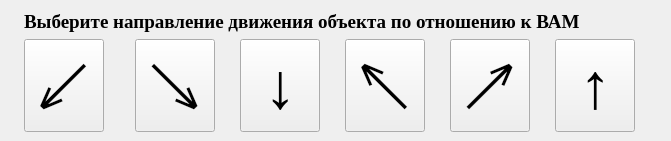
     <widget class="QWidget" name="tab">
      <attribute name="title">
       <string>Напр.</string>
      </attribute>
      <widget class="QWidget" name="">
       <property name="geometry">
        <rect>
         <x>11</x>
         <y>11</y>
         <width>651</width>
         <height>121</height>
        </rect>
       </property>
       <layout class="QGridLayout" name="gridLayout_18">
        <item row="0" column="0" colspan="6">
         <widget class="QLabel" name="label">
          <property name="font">
           <font>
            <family>Times New Roman</family>
            <pointsize>14</pointsize>
            <weight>75</weight>
            <bold>true</bold>
           </font>
          </property>
          <property name="text">
           <string>Выберите направление движения объекта по отношению к ВАМ</string>
          </property>
         </widget>
        </item>
        <item row="1" column="0">
         <widget class="QPushButton" name="pushButton_1">
          <property name="enabled">
           <bool>true</bool>
          </property>
          <property name="sizePolicy">
           <sizepolicy hsizetype="Fixed" vsizetype="Expanding">
            <horstretch>7</horstretch>
            <verstretch>0</verstretch>
           </sizepolicy>
          </property>
          <property name="font">
           <font>
            <pointsize>48</pointsize>
           </font>
          </property>
          <property name="whatsThis">
           <string>&lt;html&gt;&lt;head/&gt;&lt;body&gt;&lt;p&gt;1233&lt;/p&gt;&lt;/body&gt;&lt;/html&gt;</string>
          </property>
          <property name="text">
           <string>↙</string>
          </property>
          <property name="checkable">
           <bool>false</bool>
          </property>
         </widget>
        </item>
        <item row="1" column="1">
         <widget class="QPushButton" name="pushButton_2">
          <property name="enabled">
           <bool>true</bool>
          </property>
          <property name="sizePolicy">
           <sizepolicy hsizetype="Fixed" vsizetype="Expanding">
            <horstretch>7</horstretch>
            <verstretch>0</verstretch>
           </sizepolicy>
          </property>
          <property name="font">
           <font>
            <pointsize>48</pointsize>
           </font>
          </property>
          <property name="text">
           <string>↘</string>
          </property>
          <property name="checkable">
           <bool>false</bool>
          </property>
         </widget>
        </item>
        <item row="1" column="2">
         <widget class="QPushButton" name="pushButton_3">
          <property name="enabled">
           <bool>true</bool>
          </property>
          <property name="sizePolicy">
           <sizepolicy hsizetype="Fixed" vsizetype="Expanding">
            <horstretch>7</horstretch>
            <verstretch>0</verstretch>
           </sizepolicy>
          </property>
          <property name="font">
           <font>
            <pointsize>48</pointsize>
           </font>
          </property>
          <property name="text">
           <string>↓</string>
          </property>
          <property name="checkable">
           <bool>false</bool>
          </property>
         </widget>
        </item>
        <item row="1" column="3">
         <widget class="QPushButton" name="pushButton_4">
          <property name="enabled">
           <bool>true</bool>
          </property>
          <property name="sizePolicy">
           <sizepolicy hsizetype="Fixed" vsizetype="Expanding">
            <horstretch>7</horstretch>
            <verstretch>0</verstretch>
           </sizepolicy>
          </property>
          <property name="font">
           <font>
            <pointsize>48</pointsize>
           </font>
          </property>
          <property name="text">
           <string>↖</string>
          </property>
          <property name="checkable">
           <bool>false</bool>
          </property>
         </widget>
        </item>
        <item row="1" column="4">
         <widget class="QPushButton" name="pushButton_5">
          <property name="enabled">
           <bool>true</bool>
          </property>
          <property name="sizePolicy">
           <sizepolicy hsizetype="Fixed" vsizetype="Expanding">
            <horstretch>7</horstretch>
            <verstretch>0</verstretch>
           </sizepolicy>
          </property>
          <property name="font">
           <font>
            <pointsize>48</pointsize>
           </font>
          </property>
          <property name="text">
           <string>↗</string>
          </property>
          <property name="checkable">
           <bool>false</bool>
          </property>
         </widget>
        </item>
        <item row="1" column="5">
         <widget class="QPushButton" name="pushButton">
          <property name="sizePolicy">
           <sizepolicy hsizetype="Fixed" vsizetype="Expanding">
            <horstretch>7</horstretch>
            <verstretch>0</verstretch>
           </sizepolicy>
          </property>
          <property name="font">
           <font>
            <pointsize>48</pointsize>
           </font>
          </property>
          <property name="text">
           <string>↑</string>
          </property>
         </widget>
        </item>
       </layout>
      </widget>
     </widget>
